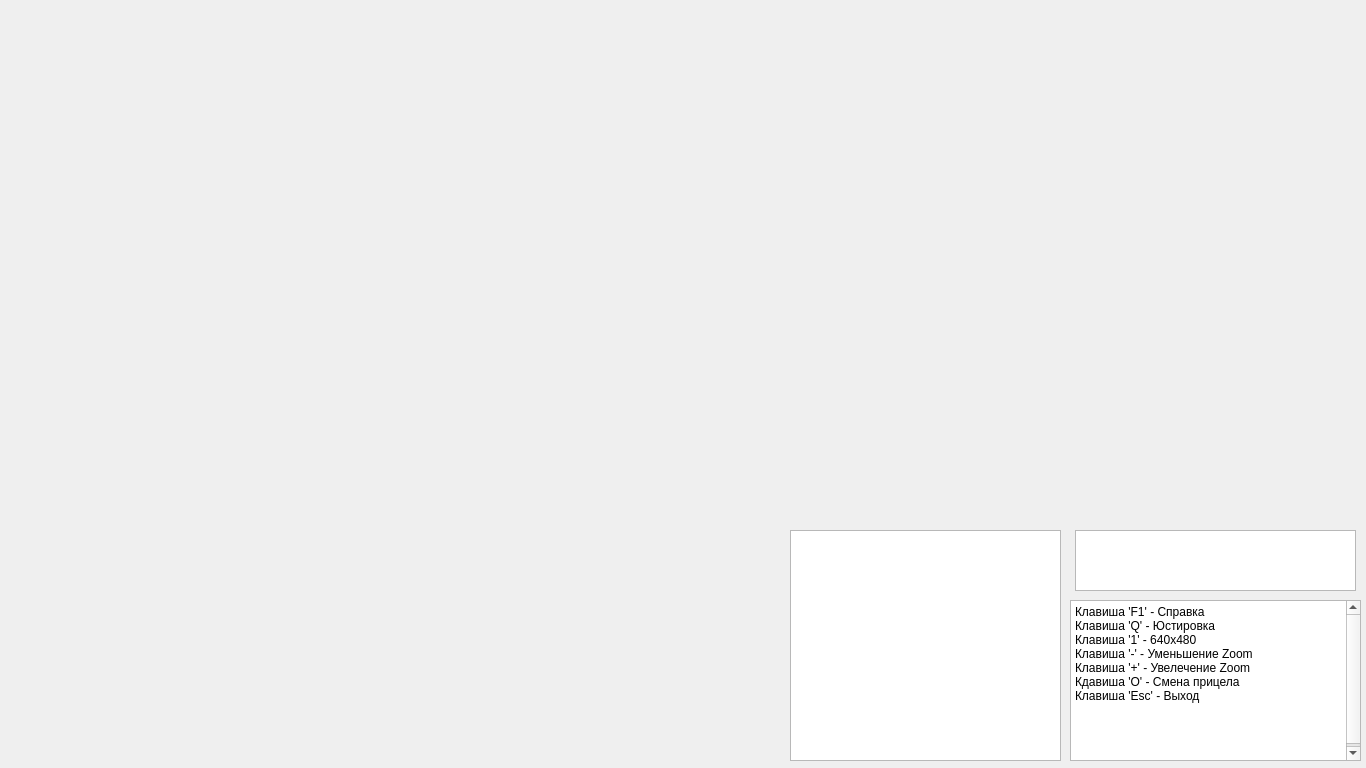
<?xml version="1.0" encoding="UTF-8"?>
<ui version="4.0">
 <class>VideoWidget</class>
 <widget class="QWidget" name="VideoWidget">
  <property name="geometry">
   <rect>
    <x>0</x>
    <y>0</y>
    <width>1366</width>
    <height>768</height>
   </rect>
  </property>
  <property name="windowTitle">
   <string>Form</string>
  </property>
  <widget class="QLabel" name="picture">
   <property name="geometry">
    <rect>
     <x>0</x>
     <y>0</y>
     <width>1366</width>
     <height>768</height>
    </rect>
   </property>
   <property name="text">
    <string/>
   </property>
  </widget>
  <widget class="QTextEdit" name="helpEdit">
   <property name="geometry">
    <rect>
     <x>1070</x>
     <y>600</y>
     <width>291</width>
     <height>161</height>
    </rect>
   </property>
   <property name="focusPolicy">
    <enum>Qt::NoFocus</enum>
   </property>
   <property name="html">
    <string>&lt;!DOCTYPE HTML PUBLIC &quot;-//W3C//DTD HTML 4.0//EN&quot; &quot;http://www.w3.org/TR/REC-html40/strict.dtd&quot;&gt;
&lt;html&gt;&lt;head&gt;&lt;meta name=&quot;qrichtext&quot; content=&quot;1&quot; /&gt;&lt;style type=&quot;text/css&quot;&gt;
p, li { white-space: pre-wrap; }
&lt;/style&gt;&lt;/head&gt;&lt;body style=&quot; font-family:'Sans'; font-size:9pt; font-weight:400; font-style:normal;&quot;&gt;
&lt;p style=&quot; margin-top:0px; margin-bottom:0px; margin-left:0px; margin-right:0px; -qt-block-indent:0; text-indent:0px;&quot;&gt;Клавиша 'F1' - Справка&lt;/p&gt;
&lt;p style=&quot; margin-top:0px; margin-bottom:0px; margin-left:0px; margin-right:0px; -qt-block-indent:0; text-indent:0px;&quot;&gt;Клавиша 'Q' - Юстировка&lt;/p&gt;
&lt;p style=&quot; margin-top:0px; margin-bottom:0px; margin-left:0px; margin-right:0px; -qt-block-indent:0; text-indent:0px;&quot;&gt;Клавиша '1' - 640x480&lt;/p&gt;
&lt;p style=&quot; margin-top:0px; margin-bottom:0px; margin-left:0px; margin-right:0px; -qt-block-indent:0; text-indent:0px;&quot;&gt;Клавиша '-' - Уменьшение Zoom&lt;/p&gt;
&lt;p style=&quot; margin-top:0px; margin-bottom:0px; margin-left:0px; margin-right:0px; -qt-block-indent:0; text-indent:0px;&quot;&gt;Клавиша '+' - Увелечение Zoom&lt;/p&gt;
&lt;p style=&quot; margin-top:0px; margin-bottom:0px; margin-left:0px; margin-right:0px; -qt-block-indent:0; text-indent:0px;&quot;&gt;Кдавиша 'O' - Смена прицела&lt;/p&gt;
&lt;p style=&quot; margin-top:0px; margin-bottom:0px; margin-left:0px; margin-right:0px; -qt-block-indent:0; text-indent:0px;&quot;&gt;Клавиша 'Esc' - Выход&lt;/p&gt;
&lt;p style=&quot; margin-top:0px; margin-bottom:0px; margin-left:0px; margin-right:0px; -qt-block-indent:0; text-indent:0px;&quot;&gt;&lt;span style=&quot; color:#ffffff;&quot;&gt;Клавиша '2' - 800x600&lt;/span&gt;&lt;/p&gt;
&lt;p style=&quot; margin-top:0px; margin-bottom:0px; margin-left:0px; margin-right:0px; -qt-block-indent:0; text-indent:0px;&quot;&gt;&lt;span style=&quot; color:#ffffff;&quot;&gt;Клавиша '3' - 1024x768&lt;/span&gt;&lt;/p&gt;
&lt;p style=&quot; margin-top:0px; margin-bottom:0px; margin-left:0px; margin-right:0px; -qt-block-indent:0; text-indent:0px;&quot;&gt;&lt;span style=&quot; color:#ffffff;&quot;&gt;Клавиша '4' - 1920x1020&lt;/span&gt;&lt;/p&gt;
&lt;p style=&quot;-qt-paragraph-type:empty; margin-top:0px; margin-bottom:0px; margin-left:0px; margin-right:0px; -qt-block-indent:0; text-indent:0px; color:#000000;&quot;&gt;&lt;br /&gt;&lt;/p&gt;&lt;/body&gt;&lt;/html&gt;</string>
   </property>
  </widget>
  <widget class="QListWidget" name="list_log">
   <property name="geometry">
    <rect>
     <x>790</x>
     <y>530</y>
     <width>271</width>
     <height>231</height>
    </rect>
   </property>
  </widget>
  <widget class="QListWidget" name="listHelp">
   <property name="geometry">
    <rect>
     <x>1075</x>
     <y>530</y>
     <width>281</width>
     <height>61</height>
    </rect>
   </property>
  </widget>
 </widget>
 <resources/>
 <connections/>
</ui>
